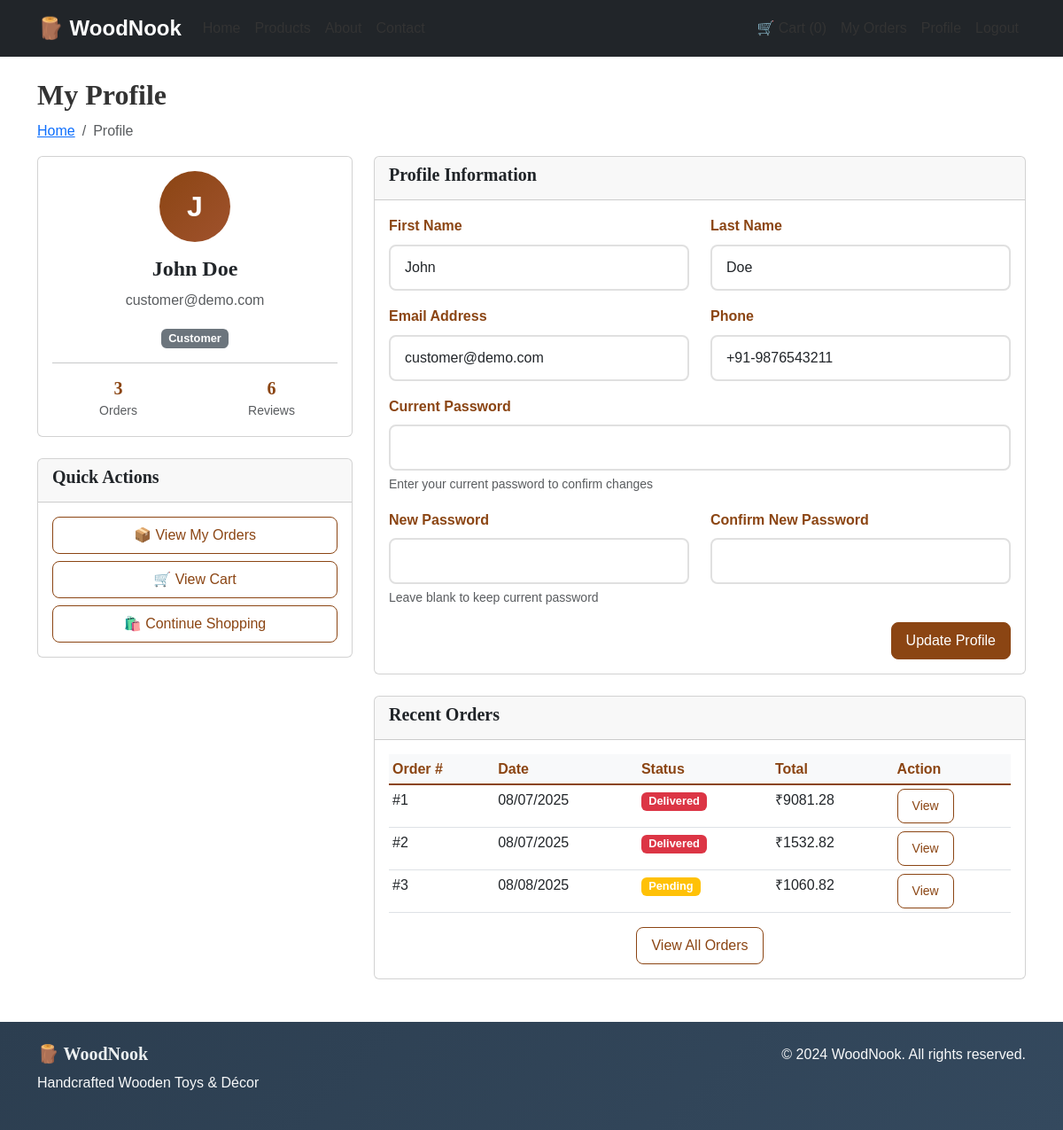
The page /profile (signed in) on the database its author committed.
### models.py (models this page shows, shortened)
class User(UserMixin, db.Model):
    id = db.Column(db.Integer, primary_key=True)
    email = db.Column(db.String(120), unique=True, nullable=False)
    password_hash = db.Column(db.String(200), nullable=False)
    first_name = db.Column(db.String(80), nullable=False)
    last_name = db.Column(db.String(80), nullable=False)
    phone = db.Column(db.String(20))
    address = db.Column(db.Text)
    city = db.Column(db.String(80))
    state = db.Column(db.String(80))
    zip_code = db.Column(db.String(20))
    country = db.Column(db.String(80))
    is_admin = db.Column(db.Boolean, default=False)
    created_at = db.Column(db.DateTime, default=datetime.utcnow)
    orders = db.relationship('Order', backref='user', lazy=True)
    cart_items = db.relationship('CartItem', backref='user', lazy=True)
    reviews = db.relationship('Review', backref='user', lazy=True)
    @property
    def full_name(self):
        return f"{self.first_name} {self.last_name}"

class Order(db.Model):
    id = db.Column(db.Integer, primary_key=True)
    user_id = db.Column(db.Integer, db.ForeignKey('user.id'), nullable=False)
    order_number = db.Column(db.String(50), unique=True, nullable=False)
    total_amount = db.Column(db.Float, nullable=False)
    tax_amount = db.Column(db.Float, default=0)
    shipping_amount = db.Column(db.Float, default=0)
    discount_amount = db.Column(db.Float, default=0)
    status = db.Column(db.String(50), default='pending')  # pending, confirmed, shipped, delivered, cancelled
    payment_status = db.Column(db.String(50), default='pending')  # pending, paid, failed, refunded
    shipping_name = db.Column(db.String(120))
    shipping_email = db.Column(db.String(120))
    shipping_phone = db.Column(db.String(20))
    shipping_address = db.Column(db.Text)
    shipping_city = db.Column(db.String(80))
    shipping_state = db.Column(db.String(80))
    shipping_zip = db.Column(db.String(20))
    shipping_country = db.Column(db.String(80))
    created_at = db.Column(db.DateTime, default=datetime.utcnow)
    updated_at = db.Column(db.DateTime, default=datetime.utcnow, onupdate=datetime.utcnow)
    shipped_at = db.Column(db.DateTime)
    delivered_at = db.Column(db.DateTime)
    payment_method = db.Column(db.String(50))
    payment_transaction_id = db.Column(db.String(100))
    items = db.relationship('OrderItem', backref='order', lazy=True, cascade='all, delete-orphan')

### app.py (the view, shortened to what this page needs)
@app.route('/profile', methods=['GET', 'POST'])
@login_required
def profile():
    return render_template('profile.html')

### templates/profile.html (shortened to what this page needs)
<!DOCTYPE html>
<html lang="en">
<head>
    <link href="https://cdn.jsdelivr.net/npm/bootstrap@5.3.0/dist/css/bootstrap.min.css" rel="stylesheet">
    <link href="{{ url_for('static', filename='css/style.css') }}" rel="stylesheet">
</head>
<body>
    <nav class="navbar navbar-expand-lg navbar-dark bg-dark">
        <div class="container">
            <a class="navbar-brand" href="{{ url_for('index') }}">
                <strong>🪵 WoodNook</strong>
            </a>
            <div class="collapse navbar-collapse" id="navbarNav">
                <ul class="navbar-nav me-auto">
                    <li class="nav-item">
                        <a class="nav-link" href="{{ url_for('index') }}">Home</a>
                    </li>
                    <li class="nav-item">
                        <a class="nav-link" href="{{ url_for('products') }}">Products</a>
                    </li>
                    <li class="nav-item">
                        <a class="nav-link" href="{{ url_for('about') }}">About</a>
                    </li>
                    <li class="nav-item">
                        <a class="nav-link" href="{{ url_for('contact') }}">Contact</a>
                    </li>
                </ul>
                <ul class="navbar-nav">
                    {% if current_user.is_authenticated %}
                        <li class="nav-item">
                            <a class="nav-link" href="{{ url_for('cart') }}">
                                🛒 Cart ({{ cart_count }})
                            </a>
                        </li>
                        <li class="nav-item">
                            <a class="nav-link" href="{{ url_for('orders') }}">My Orders</a>
                        </li>
                        <li class="nav-item">
                            <a class="nav-link active" href="{{ url_for('profile') }}">Profile</a>
                        </li>
                        <li class="nav-item">
                            <a class="nav-link" href="{{ url_for('logout') }}">Logout</a>
                        </li>
                    {% else %}
                        <li class="nav-item">
                            <a class="nav-link" href="{{ url_for('login') }}">Login</a>
                        </li>
                    {% endif %}
                </ul>
            </div>
        </div>
    </nav>
    <div class="container mt-4">
        <div class="row">
            <div class="col-12">
                <h2>My Profile</h2>
                <nav aria-label="breadcrumb">
                    <ol class="breadcrumb">
                        <li class="breadcrumb-item"><a href="{{ url_for('index') }}">Home</a></li>
                        <li class="breadcrumb-item active" aria-current="page">Profile</li>
                    </ol>
                </nav>
            </div>
        </div>
        <div class="row">
            <div class="col-md-4">
                <div class="card">
                    <div class="card-body text-center">
                        <div class="profile-avatar mb-3">
                            <div class="avatar-circle">
                                {{ current_user.full_name[0].upper() }}
                            </div>
                        </div>
                        <h4>{{ current_user.full_name }}</h4>
                        <p class="text-muted">{{ current_user.email }}</p>
                        {% if current_user.is_admin %}
                            <span class="badge bg-primary">Administrator</span>
                        {% else %}
                            <span class="badge bg-secondary">Customer</span>
                        {% endif %}
                        <hr>
                        <div class="profile-stats">
                            <div class="row text-center">
                                <div class="col-6">
                                    <h5>{{ current_user.orders|length }}</h5>
                                    <small class="text-muted">Orders</small>
                                </div>
                                <div class="col-6">
                                    <h5>{{ current_user.reviews|length }}</h5>
                                    <small class="text-muted">Reviews</small>
                                </div>
                            </div>
                        </div>
                    </div>
                </div>
                <div class="card mt-4">
                    <div class="card-header">
                        <h5>Quick Actions</h5>
                    </div>
                    <div class="card-body">
                        <div class="d-grid gap-2">
                            <a href="{{ url_for('orders') }}" class="btn btn-outline-primary">
                                📦 View My Orders
                            </a>
                            <a href="{{ url_for('cart') }}" class="btn btn-outline-primary">
                                🛒 View Cart
                            </a>
                            <a href="{{ url_for('products') }}" class="btn btn-outline-primary">
                                🛍️ Continue Shopping
                            </a>
                        </div>
                    </div>
                </div>
            </div>
            <div class="col-md-8">
                <div class="card">
                    <div class="card-header">
                        <h5>Profile Information</h5>
                    </div>
                    <div class="card-body">
                        <form method="POST">
                            <div class="row">
                                <div class="col-md-6">
                                    <div class="mb-3">
                                        <label for="first_name" class="form-label">First Name</label>
                                        <input type="text" class="form-control" id="first_name" name="first_name"
                                               value="{{ current_user.first_name }}" required>
                                    </div>
                                </div>
                                <div class="col-md-6">
                                    <div class="mb-3">
                                        <label for="last_name" class="form-label">Last Name</label>
                                        <input type="text" class="form-control" id="last_name" name="last_name"
                                               value="{{ current_user.last_name }}" required>
                                    </div>
                                </div>
                            </div>
                            <div class="row">
                                <div class="col-md-6">
                                    <div class="mb-3">
                                        <label for="email" class="form-label">Email Address</label>
                                        <input type="email" class="form-control" id="email" name="email"
                                               value="{{ current_user.email }}" required>
                                    </div>
                                </div>
                                <div class="col-md-6">
                                    <div class="mb-3">
                                        <label for="phone" class="form-label">Phone</label>
                                        <input type="tel" class="form-control" id="phone" name="phone"
                                               value="{{ current_user.phone or '' }}">
                                    </div>
                                </div>
                            </div>
                            <div class="mb-3">
                                <label for="current_password" class="form-label">Current Password</label>
                                <input type="password" class="form-control" id="current_password" name="current_password">
                                <div class="form-text">Enter your current password to confirm changes</div>
                            </div>
                            <div class="row">
                                <div class="col-md-6">
                                    <div class="mb-3">
                                        <label for="new_password" class="form-label">New Password</label>
                                        <input type="password" class="form-control" id="new_password" name="new_password">
                                        <div class="form-text">Leave blank to keep current password</div>
                                    </div>
                                </div>
                                <div class="col-md-6">
                                    <div class="mb-3">
                                        <label for="confirm_password" class="form-label">Confirm New Password</label>
                                        <input type="password" class="form-control" id="confirm_password" name="confirm_password">
                                    </div>
                                </div>
                            </div>
                            <div class="d-grid gap-2 d-md-flex justify-content-md-end">
                                <button type="submit" class="btn btn-primary">Update Profile</button>
                            </div>
                        </form>
                    </div>
                </div>
                <div class="card mt-4">
                    <div class="card-header">
                        <h5>Recent Orders</h5>
                    </div>
                    <div class="card-body">
                        {% if current_user.orders %}
                            <div class="table-responsive">
                                <table class="table table-sm">
                                    <thead>
                                        <tr>
                                            <th>Order #</th>
                                            <th>Date</th>
                                            <th>Status</th>
                                            <th>Total</th>
                                            <th>Action</th>
                                        </tr>
                                    </thead>
                                    <tbody>
                                        {% for order in current_user.orders[:5] %}
                                        <tr>
                                            <td>#{{ order.id }}</td>
                                            <td>{{ order.created_at.strftime('%m/%d/%Y') }}</td>
                                            <td>
                                                <span class="badge {{ 'bg-success' if order.status == 'completed' else 'bg-warning' if order.status == 'pending' else 'bg-danger' }}">
                                                    {{ order.status.title() }}
                                                </span>
                                            </td>
                                            <td>₹{{ "%.2f"|format(order.total_amount) }}</td>
                                            <td>
                                                <a href="{{ url_for('order_detail', order_id=order.id) }}" class="btn btn-sm btn-outline-primary">
                                                    View
                                                </a>
                                            </td>
                                        </tr>
                                        {% endfor %}
                                    </tbody>
                                </table>
                            </div>
                            <div class="text-center">
                                <a href="{{ url_for('orders') }}" class="btn btn-outline-primary">View All Orders</a>
                            </div>
                        {% else %}
                            <p class="text-muted">No orders yet. <a href="{{ url_for('products') }}">Start shopping!</a></p>
                        {% endif %}
                    </div>
                </div>
            </div>
        </div>
    </div>
    <footer class="bg-dark text-light py-4 mt-5">
        <div class="container">
            <div class="row">
                <div class="col-md-6">
                    <h5>🪵 WoodNook</h5>
                    <p>Handcrafted Wooden Toys & Décor</p>
                </div>
                <div class="col-md-6 text-md-end">
                    <p>&copy; 2024 WoodNook. All rights reserved.</p>
                </div>
            </div>
        </div>
    </footer>
</body>
</html>

### rows shown on the page
User: first_name+last_name "J", full_name "John Doe", email "customer@demo.com", first_name "John", last_name "Doe", phone "+91-9876543211"
Order: id "1", created_at "08/07/2025", status "Delivered", total_amount "9081.28"
Order: id "2", created_at "08/07/2025", status "Delivered", total_amount "1532.82"
Order: id "3", created_at "08/08/2025", status "Pending", total_amount "1060.82"

### other values the page prints
{{ current_user.orders|length }} "3"
{{ current_user.reviews|length }} "6"
